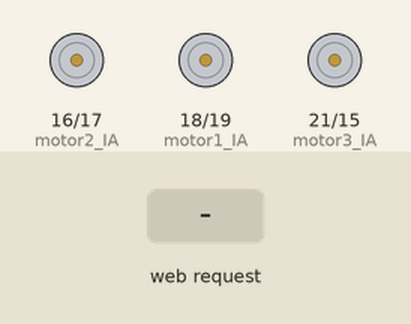
Simulated run of this sketch. Board: ESP32. On the bench: motor-driver pin pairs drawn as motors (green arrow = first pin HIGH = forward, orange = second pin HIGH = backward, longer = more drive). The test bench sets the inputs (shaded band). What the sketch prints to the serial monitor is not drawn.

Above: at 1.2 s.
1.3 s: HTTP request GET /control?motor1=1&motor2=1&motor3=1 received
At 2.1 s:
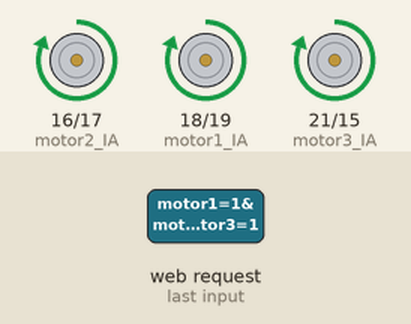
Timing chart, 0 to 4.3 s (numbered marks = the images above; inputs shaded):
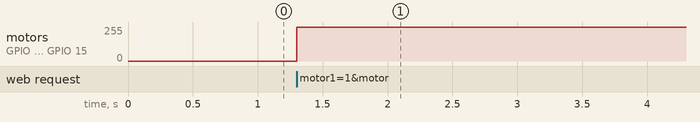

The sketch:

rc2.ino
```cpp
// 車子的程式:
#include <WiFi.h>
#include <WebServer.h>

// 熱點名稱與密碼
const char* ssid = "DongRcCar";
const char* password = "12345678";

// HTTP 伺服器埠號
WebServer server(80);

// 馬達控制引腳（根據 L9110S 的接線）
const int motor1_IA = 18;
const int motor1_IB = 19;
const int motor2_IA = 16;
const int motor2_IB = 17;
const int motor3_IA = 21;
const int motor3_IB = 15;

// 馬達控制函數
void controlMotor(int IA, int IB, int speed) {
  speed = constrain(speed, -255, 255);

  if (speed > 0) {
    digitalWrite(IA, HIGH);
    digitalWrite(IB, LOW);
  } else if (speed < 0) {
    digitalWrite(IA, LOW);
    digitalWrite(IB, HIGH);
  } else {
    digitalWrite(IA, LOW);
    digitalWrite(IB, LOW);
  }
}

// 馬達控制函數
void controlMotor3(int IA, int IB, int speed) {
  speed = constrain(speed, -255, 255);

  if (speed > 0) {
    digitalWrite(IA, HIGH);
    digitalWrite(IB, LOW);
  } else if (speed < 0) {
    digitalWrite(IA, HIGH);
    digitalWrite(IB, HIGH);
  } else {
    digitalWrite(IA, LOW);
    digitalWrite(IB, LOW);
  }
}

// 處理 /control 請求的函數
void handleControl() {
  if (server.hasArg("motor1") && server.hasArg("motor2") && server.hasArg("motor3")) {
    int motor1_speed = server.arg("motor1").toInt();
    int motor2_speed = server.arg("motor2").toInt();
    int motor3_speed = server.arg("motor3").toInt();

    controlMotor(motor1_IA, motor1_IB, motor1_speed);
    controlMotor(motor2_IA, motor2_IB, motor2_speed);
    controlMotor3(motor3_IA, motor3_IB, motor3_speed);

    server.send(200, "text/plain", "Motors updated");
  } else {
    server.send(400, "text/plain", "Invalid parameters");
  }
}

void setup() {
  // 初始化序列通訊
  Serial.begin(115200);

  // 啟動熱點模式
  WiFi.softAP(ssid, password);
  Serial.println("Wi-Fi 熱點已啟動，IP 地址為: " + WiFi.softAPIP().toString());

  // 初始化馬達控制引腳
  pinMode(motor1_IA, OUTPUT);
  pinMode(motor1_IB, OUTPUT);
  pinMode(motor2_IA, OUTPUT);
  pinMode(motor2_IB, OUTPUT);
  pinMode(motor3_IA, OUTPUT);
  pinMode(motor3_IB, OUTPUT);
  digitalWrite(motor1_IA, LOW);
  digitalWrite(motor1_IB, LOW);
  digitalWrite(motor2_IA, LOW);
  digitalWrite(motor2_IB, LOW);
  digitalWrite(motor3_IA, LOW);
  digitalWrite(motor3_IB, LOW);

  // 設置 HTTP 伺服器路由
  server.on("/control", handleControl);

  // 啟動 HTTP 伺服器
  server.begin();
  Serial.println("HTTP 伺服器已啟動!");
}

void loop() {
  // 處理 HTTP 請求
  server.handleClient();
}
```

Measured:
- after the input at 1.3 s, motor on GPIO 16 (motor2_IA) / GPIO 17 (motor2_IB), motor on GPIO 18 (motor1_IA) / GPIO 19 (motor1_IB), motor on GPIO 21 (motor3_IA) / GPIO 15 (motor3_IB): stopped → forward 255/255 at once
